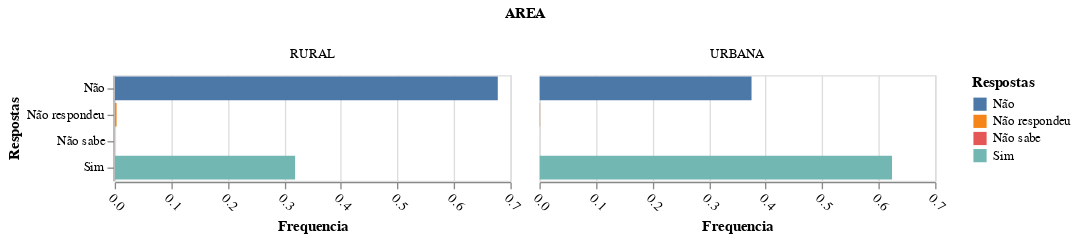

Notebook code for this chart:
### Code cell
alt.Chart(tiny_data).mark_bar().encode(
        x=alt.X('Frequencia',  axis=alt.Axis(labelAngle=45, title='Frequencia')),
        column=dimensao,
        color='Respostas',
        y=alt.Y('Respostas', axis=alt.Axis(title='Respostas')),
).interactive()

### Figure 1 — Vega-Lite specification as saved in the notebook (floating-point values rounded to 4 significant figures)
{"config": {"view": {"continuousWidth": 300, "continuousHeight": 300}}, "data": {"name": "data-7b20349a312dbc740a26907d87b7b841"}, "mark": {"type": "bar"}, "encoding": {"color": {"field": "Respostas", "type": "nominal"}, "column": {"field": "AREA", "type": "nominal"}, "x": {"axis": {"labelAngle": 45, "title": "Frequencia"}, "field": "Frequencia", "type": "quantitative"}, "y": {"axis": {"title": "Respostas"}, "field": "Respostas", "type": "nominal"}}, "params": [{"name": "param_2", "select": {"type": "interval", "encodings": ["x", "y"]}, "bind": "scales"}], "$schema": "https://vega.github.io/schema/vega-lite/v5.8.0.json", "datasets": {"data-7b20349a312dbc740a26907d87b7b841": [{"AREA": "RURAL", "Respostas": "Não", "Frequencia": 0.6776}, {"AREA": "URBANA", "Respostas": "Não", "Frequencia": 0.3751}, {"AREA": "RURAL", "Respostas": "Não respondeu", "Frequencia": 0.003215}, {"AREA": "URBANA", "Respostas": "Não respondeu", "Frequencia": 0.001124}, {"AREA": "RURAL", "Respostas": "Não sabe", "Frequencia": 0.0001531}, {"AREA": "URBANA", "Respostas": "Não sabe", "Frequencia": 5.386e-05}, {"AREA": "RURAL", "Respostas": "Sim", "Frequencia": 0.319}, {"AREA": "URBANA", "Respostas": "Sim", "Frequencia": 0.6237}]}}
